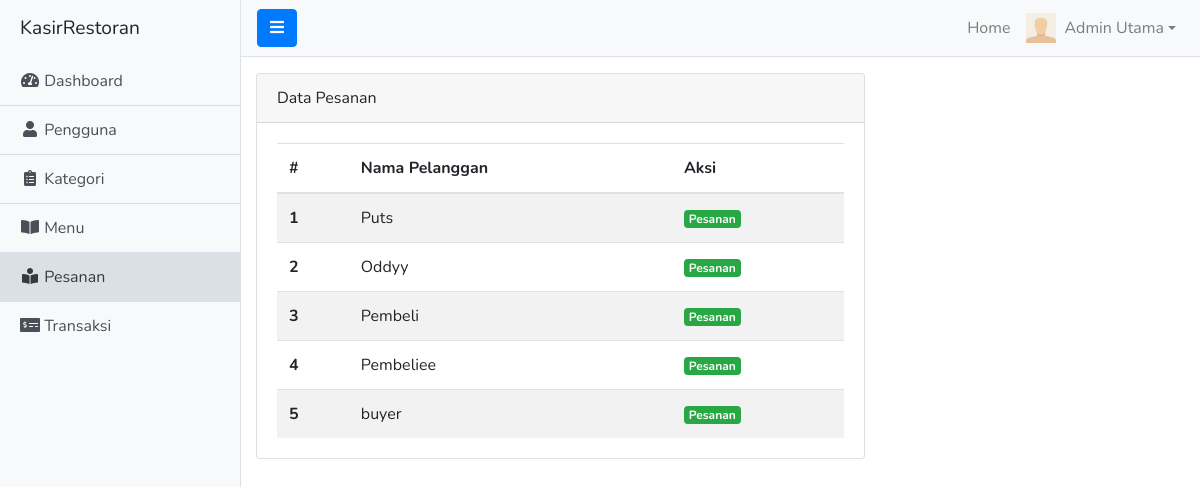
The app's page /admin/pesanan.php (signed in) with its own data.
### tables this page shows
CREATE TABLE `pengguna` (
  `id` int(11) NOT NULL,
  `nama` varchar(128) NOT NULL,
  `email` varchar(128) NOT NULL,
  `password` varchar(255) NOT NULL,
  `foto` varchar(255) NOT NULL DEFAULT 'default.svg',
  `level_id` int(11) NOT NULL DEFAULT 3
);

### queries/admin/pesanan.php (called while the page is built, shortened)
<?php
$result = mysqli_query($conn, "SELECT * FROM pengguna WHERE level_id = 3");

### core.php (called while the page is built, shortened)
<?php
function base_url($path = '') {
	$path = ltrim($path, '/');
	return BASE_URL . $path;
}

### admin/pesanan.php (the view, shortened to what this page needs)
<?php require '../core.php'; ?>
<?php require ROOT_PATH . 'queries/admin/pesanan.php'; ?>
<?php include ROOT_PATH . 'includes/admin/header.php'; ?>
<div class="d-flex" id="wrapper">
	<?php include ROOT_PATH . 'includes/admin/sidebar.php'; ?>
	<div id="page-content-wrapper">
		<?php include ROOT_PATH . 'includes/admin/navbar.php'; ?>
		<div class="container-fluid my-3">
			<div class="row">
				<div class="col-md-8">
					<div class="card">
						<div class="card-header d-flex justify-content-between align-items-center">
							<span>Data Pesanan</span>
						</div>
						<div class="card-body">
							<table class="table table-striped mb-0">
								<thead>
									<tr>
										<th scope="col">#</th>
										<th scope="col">Nama Pelanggan</th>
										<th scope="col">Aksi</th>
									</tr>
								</thead>
								<tbody>
									<?php if (mysqli_num_rows($result) > 0): ?>
										<?php $i = 1; ?>
										<?php while ($row = mysqli_fetch_assoc($result)) : ?>
											<tr>
												<th scope="row" class="align-middle"><?= $i++ ?></th>
												<td class="align-middle"><?= $row['nama'] ?></td>
												<td class="align-middle">
													<a href="<?= base_url('admin/pesanan-pelanggan.php?id=' . $row['id']) ?>" class="badge badge-success">Pesanan</a>
												</td>
											</tr>
										<?php endwhile ?>
									<?php else : ?>
										<tr>
											<td colspan="5"><div class="text-danger text-center">Data Kosong!</div></td>
										</tr>
									<?php endif ?>
								</tbody>
							</table>
						</div>
					</div>
				</div>
			</div>
		</div>
	</div>
</div>
<?php include ROOT_PATH . 'includes/admin/footer.php'; ?>

### assets/css/simple-sidebar.css (style rules this page uses)
#wrapper { overflow-x: hidden; }
#page-content-wrapper { min-width: 100vw; }
@media (min-width: 768px) { #page-content-wrapper { min-width: 0; width: 100%; } }

### assets/css/style.css (style rules this page uses)
html, body { height: 100%; font-family: 'Nunito', sans-serif; scroll-behavior: smooth; }
#wrapper { position: relative; min-height: 100%; }

### records on screen
pengguna: nama "Puts"
pengguna: nama "Oddyy"
pengguna: nama "Pembeli"
pengguna: nama "Pembeliee"
pengguna: nama "buyer"

### other values on screen
SITE_NAME "KasirRestoran"
$_SESSION['pengguna_nama'] "Admin Utama"
